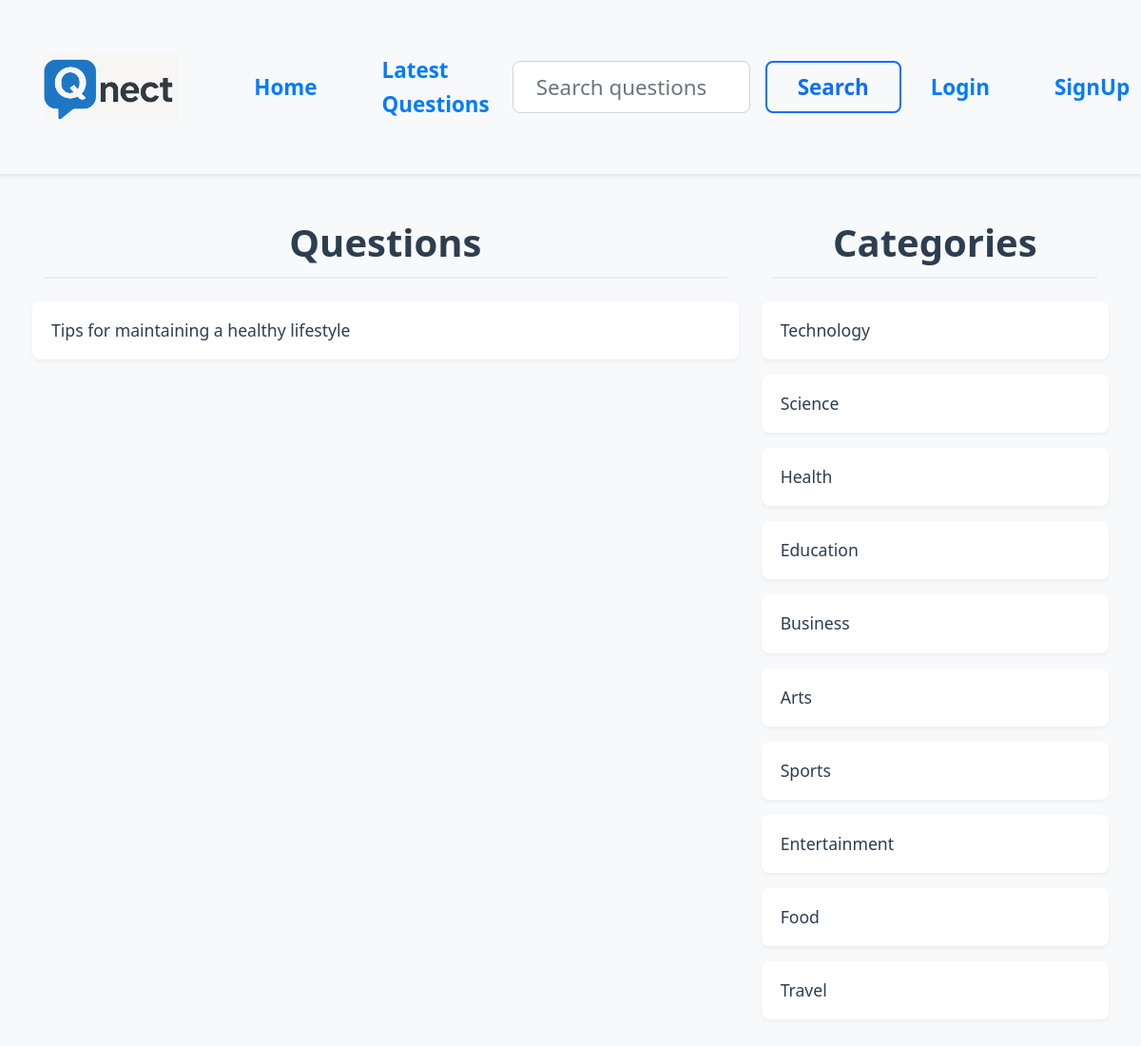
The page /?c-id=3 on the database its author committed.
### tables this page shows
CREATE TABLE IF NOT EXISTS `questions` (
  `id` int(11) NOT NULL AUTO_INCREMENT,
  `title` varchar(255) NOT NULL,
  `description` text NOT NULL,
  `category_id` int(11) NOT NULL,
  `user_id` int(11) NOT NULL,
  PRIMARY KEY (`id`),
  KEY `category_id` (`category_id`),
  KEY `user_id` (`user_id`),
  CONSTRAINT `questions_ibfk_1` FOREIGN KEY (`category_id`) REFERENCES `category` (`id`) ON DELETE CASCADE,
  CONSTRAINT `questions_ibfk_2` FOREIGN KEY (`user_id`) REFERENCES `users` (`id`) ON DELETE CASCADE
);

CREATE TABLE IF NOT EXISTS `category` (
  `id` int(11) NOT NULL AUTO_INCREMENT,
  `name` varchar(255) NOT NULL,
  PRIMARY KEY (`id`)
);

### client/categorylist.php (the view)
<div>
    <h1 class="heading">Categories</h1>
    <?php
    include('./common/db.php');
    $query="select * from category";
$result = $conn->query($query);
foreach($result as $row){
    $name=  ucfirst($row['name']);
    $id= $row['id'];
    echo "<div class='row question-list'>
    <h4><a href='?c-id=$id'>$name</a></h4>
    </div>";
}
    ?>
</div>

### client/questions.php (shortened to what this page needs)
<div class="container">
    <div class="row">
        <div class="col-8">
            <h1 class="heading">Questions</h1>
            <?php
            include("./common/db.php");
            $uid = isset($_SESSION['user']['user_id']) ? $_SESSION['user']['user_id'] : null;
            $cid = isset($_GET["c-id"]) ? $_GET["c-id"] : null;
            $search = isset($_GET["search"]) ? $_GET["search"] : null;
            if (isset($_GET["c-id"])) {
                $query = "select * from questions where category_id=$cid";
            } else if (isset($_GET["u-id"])) {
                $query = "select * from questions where user_id=$uid";
            } else if (isset($_GET["latest"])) {
                $query = "select * from questions order by id desc";
            } else if (isset($_GET["search"])) {
                $query = "select * from questions where `title` LIKE '%$search%' ";
            } else {
                $query = "select * from questions";
            }
            $result = $conn->query($query);
            foreach ($result as $row) {
                $title = $row['title'];
                $id = $row['id'];
                echo "<div class='row question-list'>
    <h4 class='my-question'><a href='?q-id=$id'>$title</a>";
                echo "</h4></div>";
            }
            ?>
        </div>
        <div class="col-4">
            <?php include('categorylist.php'); ?>
        </div>
    </div>
</div>

### public/style.css (style rules this page uses)
body { background-color: #f8f9fa; font-family: 'Segoe UI', Tahoma, Geneva, Verdana, sans-serif; line-height: 1.6; }
.heading { text-align: center; color: #2c3e50; margin-bottom: 1.5rem; font-weight: 600; padding-bottom: 0.75rem; border-bottom: 2px solid #e9ecef; }
.question-list { background-color: white; border-radius: 0.5rem; padding: 1.25rem; margin-bottom: 1rem; box-shadow: 0 2px 4px rgba(0,0,0,0.05); transition: transform 0.2s ease; }
.question-list h4 { margin: 0; padding: 0; display: flex; justify-content: space-between; align-items: center; }
.question-list a { font-size: 1.1rem; text-decoration: none; color: #2c3e50 !important; font-weight: 500; transition: color 0.3s ease; }
.container { padding: 1.5rem 1rem; }
.col-8 { padding-right: 1.5rem; }
.col-4 { padding-left: 1.5rem; }
a { color: #007bff !important; text-decoration: none; transition: color 0.3s ease; }
.my-question { display: flex; justify-content: space-between; align-items: center; gap: 1rem; }

### rows shown on the page
questions: title "Tips for maintaining a healthy lifestyle"
category: name "Technology"
category: name "Science"
category: name "Health"
category: name "Education"
category: name "Business"
category: name "Arts"
category: name "Sports"
category: name "Entertainment"
category: name "Food"
category: name "Travel"
